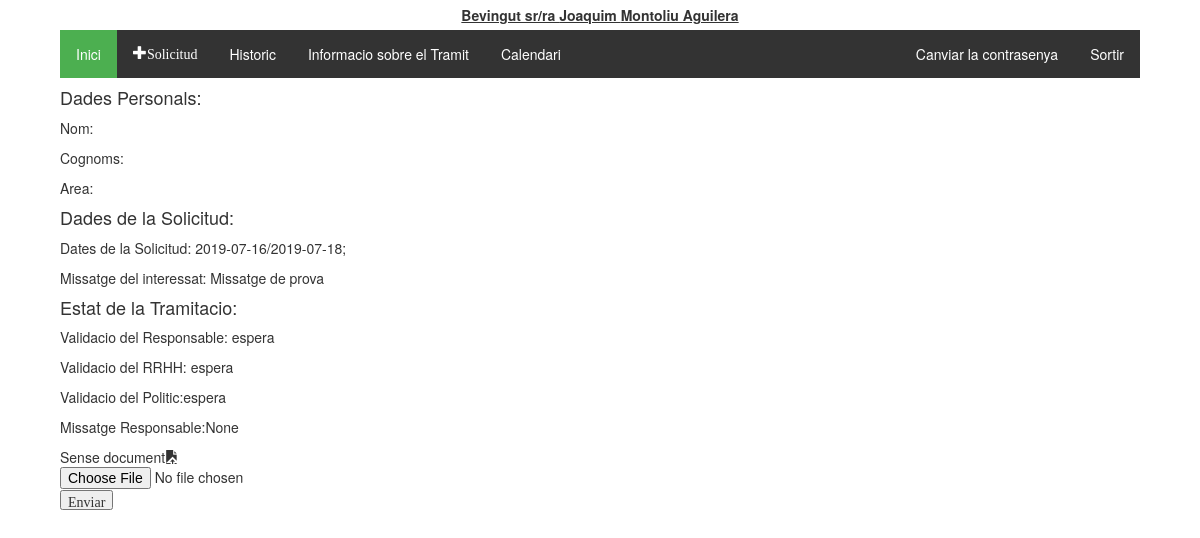
Screenshot of /tramitador/tramit/39/ (signed in) with the database file from the repository.
### tramitador/models.py (models this page shows, shortened)
class Treballadors(AbstractUser):
    usuari = models.CharField(max_length=20)
    """nom = models.CharField(max_length=20)
    cognoms = models.CharField(max_length=20)
    email = models.CharField(max_length=50)"""
    dni = models.CharField(max_length=20, null = True, blank=True)
    areas = models.ManyToManyField(Area)
    """rol = models.CharField(max_length=20, choices = tip_rols, default = 'treb')
    estat = models.CharField(max_length=10, choices = tip_estats, default = 'alta')"""

class Tramit(models.Model):
    validacio = (
        ('conforme','conforme'),
        ('inconforme','no conforme'),
        ('espera', 'en espera'),
    )
    tipologia = (
        ('vacances', 'Vacances'),
        ('perm_precep', 'Permisos preceptius'),
        ('perm_no_precep', 'Permisos no preceptius'),
        ('asum_p', 'Asumptes personals'),
    )
    treballador = models.ForeignKey(Treballadors, on_delete=models.CASCADE)
    document = models.ForeignKey(Document, on_delete=models.SET_NULL, null=True, blank=True)
    creat_en = models.DateTimeField(auto_now_add=True)
    modificat_en = models.DateTimeField(auto_now=True)
    data_sol = models.CharField(max_length=250, help_text = "Interval de dates amb guións '-', per dies no consecutios emprar ',' Exemple:01/01/2019 - 05/01/2019, 07/01/2019")
    tipus = models.CharField(max_length=40, choices=tipologia, default='asum_p')
    finalitzat = models.BooleanField(default=False)
    """Validacio de RRHH"""
    valRRHH = models.CharField(max_length=20, choices=validacio, default='espera')
    """Validacio del responsable"""
    valResp =  models.CharField(max_length=20, choices=validacio, default='espera')
    """Validacio del Politic"""
    valPol = models.CharField(max_length=20, choices=validacio, default='espera')
    """En cas de voler explicar el motiu"""
    missatge_usuari = models.CharField(max_length=2000, null = True)
    missatge_responsable = models.CharField(max_length=2000, null = True, blank=True)
    """Millores per el admin site"""
    def was_published_recently(self):
        return self.creat_en >= timezone.now() - datetime.timedelta(days=1)
    was_published_recently.admin_order_field = 'creat_en'
    was_published_recently.boolean = True
    was_published_recently.short_description = 'Publicat recentment?'

### tramitador/views.py (the view)
# urls.py: path('tramit/<int:pk>/', views.tramit_detall, name='tramit_detall'),
@login_required
def tramit_detall(request, pk):
    tramit = get_object_or_404(Tramit, pk=pk)
    return render(request, 'tramits/tramit_detall.html', {'tramit': tramit})

### tramitador/templatetags/group.py (called while the page is built)
@register.filter(name='has_group')
def has_group(user, group_name):
    group_name = group_name.split(";")
    for group in group_name:
        if(user.groups.filter(name=group).exists()):
            return True
    return False

### tramitador/templates/tramits/tramit_detall.html (shortened to what this page needs)
{% extends 'tramits/base.html' %}
{% block content %}
  <div id="tramit">
    <h4>Dades Personals:</h4>
    <p>Nom: {{tramit.treballador.first_name}}</p>
    <p>Cognoms: {{tramit.treballador.last_name}}</p>
    <p>Area:{{tramit.treballador.area}}</p>
    <h4>Dades de la Solicitud:</h4>
    <p>Dates de la Solicitud: {{tramit.data_sol}}</p>
    <p>Missatge del interessat: {{tramit.missatge_usuari}}</p>
    <h4>Estat de la Tramitacio:</h4>
    <p>Validacio del Responsable: {{tramit.valResp}}</p>
    <p>Validacio del RRHH: {{tramit.valRRHH}}</p>
    <p>Validacio del Politic:{{tramit.valPol}}</p>
    <p>Missatge Responsable:{{tramit.missatge_responsable}}</p>
    <p>
      {% if tramit.document %}
        <a href="/static/documents/upload/{{tramit.document.document }}" class="glyphicon glyphicon-save-file">{{tramit.document.descripcio}}</a>
        <button class="glyphicon glyphicon-remove btn btn-danger" id="document">
      {% else %}
        Sense document<i class="glyphicon glyphicon-open-file" id="enviar_doc" data-tramit="{{tramit.pk}}"></i>
        <input type="file"  data-tramit="{{tramit.pk}}" />
        <input type="button" class="glyphicon glyphicon-open-file" value="Enviar" name="pujar"/>
      {% endif %}
    </p>
  </div>
{% endblock %}

### tramitador/templates/tramits/base.html (shortened to what this page needs)
<!DOCTYPE html>
{% load static %}
{% load group %}
<html lang="es">
  <head>
    <link rel="stylesheet" href="https://maxcdn.bootstrapcdn.com/bootstrap/3.3.5/css/bootstrap.min.css">
    <link rel="stylesheet" href="https://maxcdn.bootstrapcdn.com/font-awesome/4.4.0/css/font-awesome.min.css">
    <link rel="stylesheet" href="//code.jquery.com/ui/1.12.1/themes/base/jquery-ui.css">
    <link rel="stylesheet" href="{% static 'tramits/style.css' %}">
    <link rel="stylesheet" href="{% static 'tramits/jquery.bootstrap.year.calendar.min.css' %}">
  </head>
  <body>
    <div id="heading">
      {% block heading %}
        {% if user.is_authenticated %}
          Bevingut sr/ra {{ user.first_name }} {{ user.last_name }}
        {% else %}
          <p>Encara no t'has autentificat:<a href="{% url 'login' %}"><button type="button" class="btn btn-primary">Entrar</button></a></p>
        {% endif %}
      {% endblock %}
    </div>
    {% if user.is_authenticated %}
      <div id="main_block">
        <div id="options_block">
          <ul class="menu_options">
            <li><a href="{% url 'index' %}" class="active">Inici</a></li>
            <li><a href="{% url 'nou_tramit' %}"class ="glyphicon glyphicon-plus">Solicitud</a></li>
            <li><a href="{% url 'historic' %}">Historic</a></li>
            <li><a target="_blank" href="{% static 'documentacio/manual.pdf' %}">Informacio sobre el Tramit</a></li>
            <li><a target="_blank" href="{% url 'calendari' %}">Calendari</a></li>
            <li class="menu_options_dreta"><a href="{% url 'logout' %}">Sortir</a></li>
            <li class="menu_options_dreta"><a href="/permivac/tramitador/accounts/password_change/">Canviar la contrasenya</a></li>
          </ul>
        </div>
        {% block content %}
        {% endblock %}
      </div>
    {% endif %}
  </body>
</html>

### tramitador/static/tramits/style.css (style rules this page uses)
#heading { display:flex; flex-direction: row; justify-content: center; align-content:center; align-items:center; width: 90%; height: auto; margin-left: auto; margin-right: auto; padding: 5px; text-decoration: underline; font-weight: bold; }
#main_block { display:flex; flex-direction:column; width: 90%; margin-left: auto; margin-right: auto; height: auto; justify-content: center; }
ul.menu_options { list-style-type: none; margin: 0; padding: 0; overflow: hidden; background-color: #333; }
ul.menu_options li { float: left; }
ul.menu_options li.menu_options_dreta { float:right; }
ul.menu_options li a { display: block; color: white; text-align: center; padding: 14px 16px; text-decoration: none; }
.active { background-color: #4CAF50; }
a, i { cursor: pointer; }

### rows the page displays
Treballadors: first_name "Joaquim", last_name "Montoliu Aguilera"
Tramit: data_sol "2019-07-16/2019-07-18;", missatge_usuari "Missatge de prova", valResp "espera", valRRHH "espera", valPol "espera", missatge_responsable "None"
